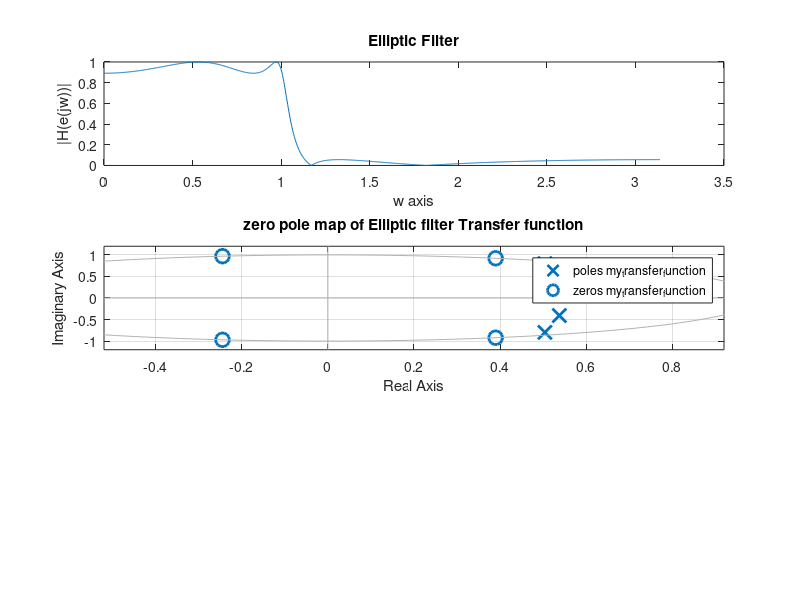

Here is the MATLAB script that generated this plot: (Note: this script raises an error after producing the figure.)
% we are given certain specifications for low pass filter design 
%we will find the Order and acheived cuttoff frequency for each analogue
%filter
%we are given passband edge and stop band edge frequencies
sampling_freq=200     %in hertz;
Wp=32;
Ws=38;
Rp=1;
Rs=25;
normalized_passband=Wp/(sampling_freq/2);
normalized_stopband=Ws/(sampling_freq/2);
%finding order for butterworth filter design
[n_butter,Wn_butter] = buttord(normalized_passband,normalized_stopband,Rp,Rs);
%finding order for butterworth filter design
[n_cheb,Wn_cheb] = cheb1ord(normalized_passband,normalized_stopband,Rp,Rs);
%finding order for butterworth filter design
[n_ellip,Wn_ellip] = ellipord(normalized_passband,normalized_stopband,Rp,Rs);

disp('Order for the Butterworth filter is given as ')
disp(n_butter)
disp('Order for the Chebeshve filter is given as ') 
disp(n_cheb)
disp('Order for the ellip filter is given as ' )
disp( n_ellip)
%---------------------------------------------------------------------
%Now after finding the specifications ,lets make filters using built-in
%function

%Butterworth
[num,deno] =ellip(n_ellip,Rp,Rs,normalized_passband)
[h1,w1] = freqz(num,deno,1000)
subplot(3,1,1)
plot(w1,abs(h1))
title('Elliptic Filter')
xlabel('w axis')
ylabel('|H(e(jw))|')
my_transfer_function=tf(num,deno,-1)
subplot(3,1,2)
pzmap(my_transfer_function)
title('zero pole map of Elliptic filter Transfer function')
[y,n] = impulse(discrete_system);
subplot(3,1,3)
stem(n,y)
xlabel('n')
ylabel('h[n]')
title('Impulse response in Discrete time domain')


